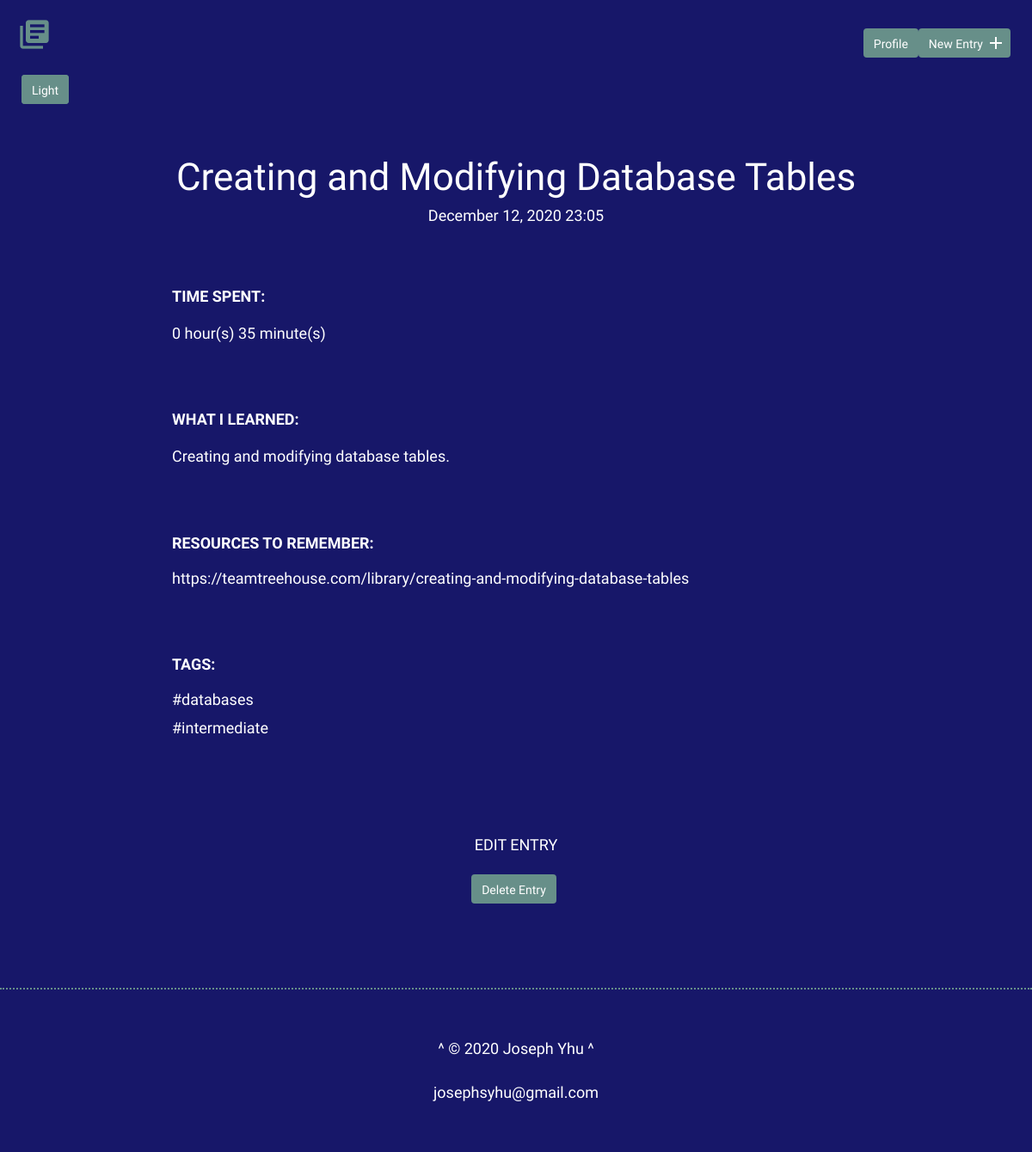
Page /detail.php?id=67 on the committed database.
### tables this page shows
CREATE TABLE "entries" (
	"id"	INTEGER NOT NULL PRIMARY KEY AUTOINCREMENT,
	"title"	TEXT NOT NULL,
	"date"	TEXT NOT NULL,
	"time"	TEXT NOT NULL,
	"time_spent_h"	INTEGER NOT NULL,
	"time_spent_m"	INTEGER NOT NULL,
	"learned"	BLOB NOT NULL,
	"resources"	BLOB
);

### inc/functions.php (called while the page is built, shortened)
<?php
function get_tags($entry_id) {
    include 'connection.php';
    $sql = 'SELECT tag FROM tags ';
    $sql .= 'JOIN entry_tag ON tags.id = entry_tag.tag_id ';
    $sql .= 'JOIN entries ON entry_tag.entry_id = entries.id ';
    $sql .= 'WHERE entries.id = :entry_id';
    try {
        $results = $db->prepare($sql);
        $results->bindValue('entry_id', $entry_id, PDO::PARAM_INT);
        $results->execute();
    } catch (Exception $e) {
        echo "Error: " . $e->getMessage() . "<br>";
        return array();
    }
    return $results->fetchAll(PDO::FETCH_COLUMN, 0);
}
function get_entry($entry_id) {
    include 'connection.php';
    $sql = "SELECT * FROM entries WHERE id = :id";
    try {
        $results = $db->prepare($sql);
        $results->bindValue('id', $entry_id, PDO::PARAM_INT);
        $results->execute();
    } catch (Exception $e) {
        echo "Error: " . $e->getMessage() . "<br>";
        return false;
    }
    return $results->fetch();
}

### detail.php (the view, shortened to what this page needs)
<?php
require 'inc/functions.php';
$id = filter_input(INPUT_GET, 'id', FILTER_SANITIZE_NUMBER_INT);
$item = get_entry($id);
include 'inc/header.php';
?>
    <section>
      <div class="container">
        <a href="detail_l.php?id=<?php echo $id; ?>" class="button">Light</a>
        <div class="entry-list single">
          <article>
            <h1><?php echo $item['title']; ?></h1>
            <time datetime="<?php $item['date'] . " " . $item['time']; ?>"><?php echo date('F d, Y H:i', strtotime($item['date'] . " " . $item['time'])); ?></time>
            <div class='entry'>
              <h3>Time Spent: </h3>
              <p><?php echo $item['time_spent_h'] . " hour(s) " . $item['time_spent_m'] . " minute(s)"; ?></p>
            </div>
            <div class='entry'>
              <h3>What I Learned:</h3>
              <?php foreach (explode("\n", $item['learned']) as $learned) {
                  echo "<p>" . $learned . "</p>";
              }
              ?>
            </div>
            <div class='entry'>
              <h3>Resources to Remember:</h3>
              <?php
              if (isset($item['resources'])) {
                  echo "<ul>";
                  foreach (explode(',', $item['resources']) as $resource) {
                      if (stripos(trim($resource), 'http://') === 0 or stripos(trim($resource), 'https://') === 0) {
                          echo "<li><a href='" . strtolower(trim($resource)) . "' target='_blank'>" . strtolower(trim($resource)) . "</a></li>";
                      } else {
                          echo "<li>" . trim($resource) . "</li>";
                      }
                  }
                  echo "</ul>";
              }
              ?>
            </div>
            <div class='entry'>
              <h3>Tags:</h3>
              <?php
              $tags = get_tags($id);
              echo "<ul>";
              foreach ($tags as $tag) {
                  echo "<li><a href='tags.php?tag=" . $tag . "'>#" . $tag . "</a></li>";
              }
              echo "</ul>";
              ?>
            </div>
          </article>
        </div>
      </div>
      <div class="edit">
        <p><a href="edit.php?id=<?php echo $id; ?>">Edit Entry</a></p>
        <p><input type="submit" class="button" value="Delete Entry" onclick="confirmDelete()"></p>
      </div>
    </section>
<?php include 'inc/footer.php'; ?>

### inc/header.php (shortened to what this page needs)
<!DOCTYPE html>
<html>
  <head>
    <link rel="stylesheet" href="css/normalize.css">
    <link rel="stylesheet" href="css/site.css">
  </head>
  <body>
    <header>
      <div class="container">
        <div class="site-header">
          <a class="logo" href="index.php" title="Home"><i class="material-icons">library_books</i></a>
          <a class="button icon-right" href="new.php"><span>New Entry</span> <i class="material-icons">add</i></a>
          <a class="button" href="profile.php">Profile</a>
        </div>
      </div>
    </header>

### inc/footer.php
    <footer>
      <div>
        <p><a href="#">^</a>
        &copy; <?php echo date("Y"); ?> <a href="https://teamtreehouse.com/josephyhu" target="_blank">Joseph Yhu</a>
        <a href="#">^</a></p>
        <p><a href="mailto:josephsyhu@gmail.com" target="_blank">josephsyhu@gmail.com</a></p>
      </div>
    </footer>
  </body>
</html>

### css/site.css (style rules this page uses)
body { font-size: 16px; font-family: 'Cousine', serif; font-weight: 400; color: #fff; background-color: #171769; }
.container { margin: 0 auto; padding: 0 25px; }
header .site-header { margin: 0 auto; height: 95px; }
header .logo i { color: #678f89; margin: 20px 0 0 -5px; float: left; font-size: 40px; }
header .button { float: right; margin: 33px 0 0 0; }
footer { text-align: center; padding: 35px 0; border-top: 2px dotted #678f89; }
a { text-decoration: none; color: #fff; }
.button { padding: 8px 10px 6px 10px; background: #678f89; border: 2px solid #678f89; border-radius: 4px; text-decoration: none; color: #fff; position: relative; text-align: center; font-size: 14px; }
.button.icon-right { padding-right: 30px; }
.button.icon-right i { position: absolute; top: 3px; right: 3px; }
h1, h2, h3 { margin: 0; font-weight: 400; line-height: 1em; color: #fff; }
h1 { font-size: 44px; margin-bottom: 12px; text-align: center; }
h3 { font-size: 18px; font-family: 'Work Sans', serif; font-weight: 600; text-transform: uppercase; }
p { line-height: 1.8em; font-size: 18px; }
p a { padding: 0; }
ul { padding: 0; }
ul li { line-height: 1.8em; font-size: 18px; list-style-type: none; }
ul li a { line-height: 1.8em; }
.entry-list, .edit-entry, .new-entry { max-width: 800px; margin: 0 auto; padding: 70px 0 150px 0; }
.entry-list article { margin-bottom: 70px; text-align: center; }
.entry-list article:last-child { margin-bottom: 0; }
.entry-list.single { padding-bottom: 70px; }
.entry-list.single time { font-size: 18px; }
.entry { max-width: 800px; margin: 75px auto 0 auto; text-align: left; }
.entry p { margin-bottom: 40px; }
.edit { padding-bottom: 80px; text-align: center; margin: 0 auto; }
.edit a { font-weight: 400; text-transform: uppercase; font-size: 18px; }
input[type=submit] { margin-right: 5px; }

### rows in the picture
entries: title "Creating and Modifying Database Tables", date+time "December 12, 2020 23:05", time_spent_h "0", time_spent_m "35", learned "Creating and modifying database tables.", resources "https://teamtreehouse.com/library/creating-and-modifying-database-tables"

### other values in the picture
$tag "databases"
$tag "intermediate"
